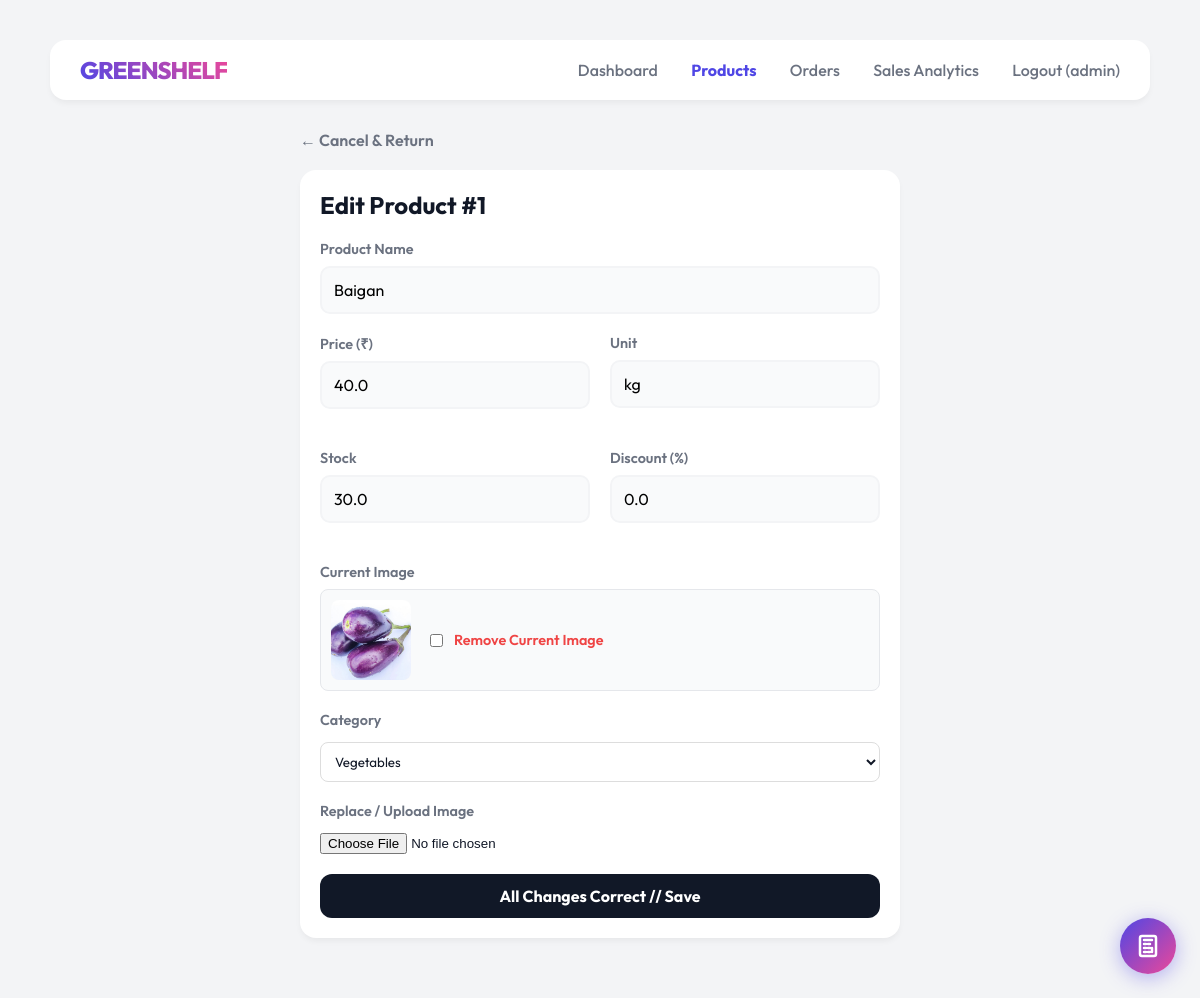
Page /edit_product/1 (signed in) on the committed database.
### tables this page shows
CREATE TABLE users (
        id INTEGER PRIMARY KEY AUTOINCREMENT,
        username TEXT NOT NULL UNIQUE,
        password_hash TEXT NOT NULL,
        role TEXT NOT NULL CHECK(role IN ('admin', 'customer'))
    );

CREATE TABLE products (
        product_id INTEGER PRIMARY KEY AUTOINCREMENT,
        name TEXT NOT NULL,
        price REAL NOT NULL,
        unit TEXT NOT NULL,
        stock REAL NOT NULL DEFAULT 0 CHECK(stock >= 0),
        discount REAL NOT NULL DEFAULT 0 CHECK(discount >= 0 AND discount <= 100)
    , image_url TEXT, category TEXT DEFAULT 'Uncategorized');

### backend/app.py (the view, shortened to what this page needs)
@app.route("/edit_product/<int:product_id>", methods=["GET", "POST"])
@admin_required
def edit_product(product_id):
    product = get_product(product_id)
    return render_template("edit_product.html", product=product)

### backend/app.py (called while the page is built)
@login_manager.user_loader
def load_user(user_id):
    conn = get_connection()
    user_data = conn.execute("SELECT * FROM users WHERE id = ?", (user_id,)).fetchone()
    conn.close()
    if user_data:
        return User(user_data['id'], user_data['username'], user_data['password_hash'], user_data['role'])
    return None

def admin_required(f):
    @wraps(f)
    @login_required
    def decorated_function(*args, **kwargs):
        if current_user.role != 'admin':
            return "403 Forbidden: Admins only", 403
        return f(*args, **kwargs)
    return decorated_function

@app.context_processor
def inject_cart_count():
    if current_user.is_authenticated and current_user.role == 'customer':
        return {"cart_count": get_cart_count(current_user.id)}
    return {"cart_count": 0}

### backend/db.py (called while the page is built)
def get_connection():
    conn = sqlite3.connect(DB_NAME)
    conn.row_factory = sqlite3.Row
    return conn

### backend/products.py (called while the page is built)
def get_product(product_id):
    conn = get_connection()
    product = conn.execute(
        "SELECT * FROM products WHERE product_id = ?", (product_id,)
    ).fetchone()
    conn.close()
    return product

### templates/edit_product.html (shortened to what this page needs)
{% extends "base.html" %}
{% block content %}
<div class="container" style="max-width: 600px;">
    <div style="margin-bottom: 20px;">
        <a href="/products" style="text-decoration: none; color: var(--text-sub); font-weight: 600;">← Cancel &
            Return</a>
    </div>
    <div class="card">
        <h2 style="margin-top: 0; margin-bottom: 20px;">Edit Product #{{ product.product_id }}</h2>
        <form action="/edit_product/{{ product.product_id }}" method="POST" enctype="multipart/form-data">
            <div class="form-group">
                <label>Product Name</label>
                <input type="text" name="name" value="{{ product.name }}" required>
            </div>
            <div style="display: grid; grid-template-columns: 1fr 1fr; gap: 20px;">
                <div class="form-group">
                    <label>Price (₹)</label>
                    <input type="number" name="price" step="0.01" value="{{ product.price }}" required>
                </div>
                <div class="form-group">
                    <label>Unit</label>
                    <input type="text" name="unit" value="{{ product.unit }}" required>
                </div>
            </div>
            <div style="display: grid; grid-template-columns: 1fr 1fr; gap: 20px; margin-top: 20px;">
                <div class="form-group">
                    <label>Stock</label>
                    <input type="number" name="stock" value="{{ product.stock }}" min="0" step="0.001" required>
                </div>
                <div class="form-group">
                    <label>Discount (%)</label>
                    <input type="number" name="discount" value="{{ product.discount }}" min="0" max="100" step="0.1">
                </div>
            </div>
            {% if product.image_url %}
            <div class="form-group" style="margin-top: 20px;">
                <label>Current Image</label>
                <div style="display: flex; align-items: center; gap: 15px; background: #f9fafb; padding: 10px; border-radius: 8px; border: 1px solid #e5e7eb; margin-top: 5px;">
                    <img src="{{ url_for('static', filename=product.image_url) }}" alt="{{ product.name }}" style="width: 80px; height: 80px; object-fit: cover; border-radius: 8px;">
                    <div>
                        <label style="display: flex; align-items: center; gap: 8px; cursor: pointer; color: #ef4444; font-weight: 600; margin-bottom: 0;">
                            <input type="checkbox" name="remove_image" value="true"> Remove Current Image
                        </label>
                    </div>
                </div>
            </div>
            {% endif %}
            <div class="form-group" style="margin-top: 20px;">
                <label>Category</label>
                <select name="category" required style="width: 100%; padding: 10px; border-radius: 8px; border: 1px solid #ddd; font-family: inherit; background-color: var(--surface); color: var(--text-main); margin-top: 5px;">
                    <option value="Vegetables" {% if product.category == 'Vegetables' %}selected{% endif %}>Vegetables</option>
                </select>
            </div>
            <div class="form-group" style="margin-top: 20px; margin-bottom: 20px;">
                <label>Replace / Upload Image</label>
                <input type="file" name="product_image" accept=".png, .jpg, .jpeg, .webp" style="margin-top: 5px;">
            </div>
            <div style="margin-top: 20px;">
                <button type="submit" class="btn btn-block">All Changes Correct // Save</button>
            </div>
        </form>
    </div>
</div>
{% endblock %}

### templates/base.html (shortened to what this page needs)
<!DOCTYPE html>
<html lang="en">
<head>
    <link rel="stylesheet" href="{{ url_for('static', filename='style.css') }}">
    {% if current_user.is_authenticated and current_user.role == 'admin' %}
    <link rel="stylesheet" href="{{ url_for('static', filename='css/admin_utilities.css') }}">
    {% endif %}
</head>
<body>
    <div class="container">
        <div class="top-bar">
            <a href="/" class="logo">GreenShelf</a>
            <div class="nav">
                {% if current_user.is_authenticated %}
                {% if current_user.role == 'admin' %}
                <a href="/admin/dashboard"
                    class="{% if request.path == '/admin/dashboard' %}active{% endif %}">Dashboard</a>
                <a href="/products"
                    class="{% if request.path == '/products' or request.path.startswith('/edit_product') %}active{% endif %}">Products</a>
                <a href="/admin/orders"
                    class="{% if request.path.startswith('/admin/orders') or request.path.startswith('/order/') %}active{% endif %}">Orders</a>
                <a href="/admin/analytics"
                    class="{% if request.path == '/admin/analytics' %}active{% endif %}">Sales Analytics</a>
                {% endif %}
                <a href="/logout">Logout ({{ current_user.username }})</a>
                {% else %}
                <a href="/login" class="{% if request.path == '/login' %}active{% endif %}">Login</a>
                {% endif %}
            </div>
        </div>
        {% block content %}{% endblock %}
    </div>
    {% if current_user.is_authenticated and current_user.role == 'admin' %}
        {% include 'components/admin_utility_panel.html' %}
    {% endif %}
</body>
</html>

### static/style.css (style rules this page uses)
:root { --bg-color: #f3f4f6; --surface: #ffffff; --primary: #4f46e5; --accent: #ec4899; --text-main: #111827; --text-sub: #6b7280; --border-light: #f9fafb; --input-bg: #f9fafb; --danger: #ef4444; }
body { background-color: var(--bg-color); color: var(--text-main); font-family: 'Outfit', sans-serif; margin: 0; padding: 40px; min-height: 100vh; }
.container { max-width: 1100px; margin: 0 auto; }
.top-bar { display: flex; justify-content: space-between; align-items: center; margin-bottom: 30px; background: var(--surface); padding: 15px 30px; border-radius: 16px; box-shadow: 0 4px 6px -1px rgba(0, 0, 0, 0.05); }
.logo { font-weight: 800; font-size: 1.5em; background: linear-gradient(45deg, var(--primary), var(--accent)); -webkit-background-clip: text; background-clip: text; -webkit-text-fill-color: transparent; text-transform: uppercase; letter-spacing: -1px; text-decoration: none; display: block; }
.nav a { text-decoration: none; color: var(--text-sub); font-weight: 500; margin-left: 30px; transition: 0.2s; }
.nav a.active { color: var(--primary); font-weight: 700; }
.card { background: var(--surface); padding: 20px; border-radius: 16px; box-shadow: 0 4px 6px -1px rgba(0, 0, 0, 0.05); margin-bottom: 20px; }
.btn { display: inline-block; background: var(--text-main); color: #fff; border: none; padding: 12px 24px; border-radius: 12px; font-weight: 700; font-family: 'Outfit', sans-serif; font-size: 1em; cursor: pointer; text-decoration: none; text-align: center; transition: 0.2s; }
.btn-block { display: block; width: 100%; box-sizing: border-box; }
.form-group { margin-bottom: 20px; }
label { display: block; margin-bottom: 8px; font-weight: 600; color: var(--text-sub); font-size: 0.9em; }
textarea, input[type="text"], input[type="number"] { width: 100%; padding: 12px; border-radius: 10px; border: 2px solid var(--bg-color); background: var(--input-bg); font-family: 'Outfit', sans-serif; font-size: 1em; box-sizing: border-box; transition: 0.2s; }

### rows in the picture
users: username "admin"
products: product_id "1", name "Baigan", price "40.0", unit "kg", stock "30.0", discount "0.0", image_url (picture), category "Vegetables"
